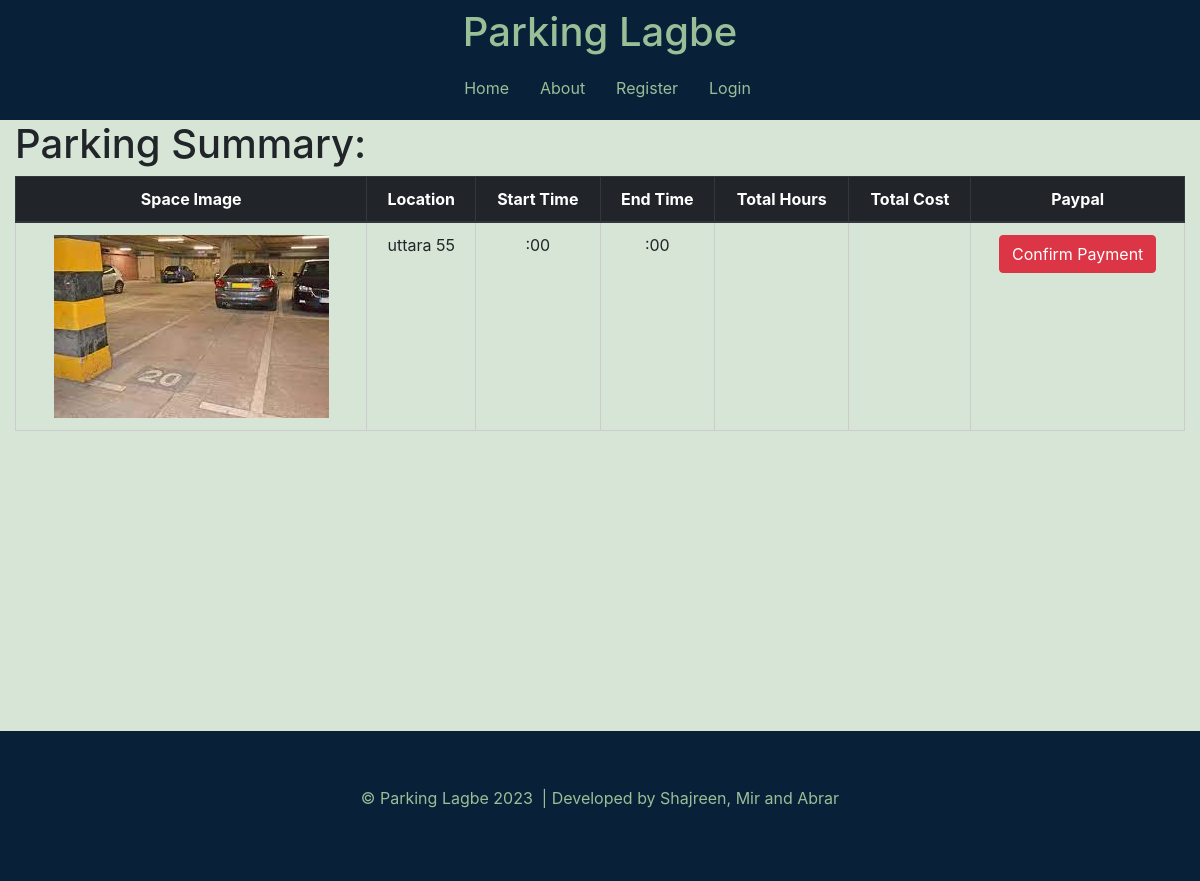
/PHP/payment.php?pid=20, run on the app's committed database.
### tables this page shows
CREATE TABLE `parkingspotdetails` (
  `PID` int(11) NOT NULL,
  `UID` int(11) NOT NULL,
  `Plocation` varchar(30) NOT NULL,
  `Pcoordinate` point NOT NULL,
  `Pphoto` text NOT NULL,
  `Psize` varchar(20) NOT NULL,
  `Costhour` float NOT NULL,
  `Security` varchar(40) NOT NULL,
  `Others` varchar(60) NOT NULL
);

### PHP/payment.php (the view, shortened to what this page needs)
<?php
require_once "connect.php";
?>
<html lang="en">
<head>
  <link rel="stylesheet" type="text/css" href="../css/payment.css" />
  <link rel="stylesheet" href="https://cdn.jsdelivr.net/npm/bootstrap@4.1.3/dist/css/bootstrap.min.css"
 />
</head>
<body>
  <?php
  if(isset($_SESSION["username"]))
  {
    $user= $_SESSION["username"];
    echo '<nav class="navbar navbar-expand-lg navbar-light ">';
    echo '    <a class="navbar-brand" href="home.php">';
    echo '      <h1>Parking Lagbe</h1>';
    echo '    </a>';
    echo '    <button class="navbar-toggler btn-btn-success" type="button" data-toggle="collapse"';
    echo '      data-target="#navbarSupportedContent" aria-controls="navbarSupportedContent" aria-expanded="false"';
    echo '      aria-label="Toggle navigation">';
    echo '      <span class="navbar-toggler-icon"></span>';
    echo '    </button>';
    echo '    <div class="collapse navbar-collapse" id="navbarSupportedContent">';
    echo '      <ul class="navbar-nav">';
    echo '        <li class="nav-item active">';
    echo "          <a class='nav-link' href='userprofile.php'> $user <span class='sr-only'>(current)</span></a>";
    echo '        </li>';
    echo '        <li class="nav-item active">';
    echo '          <a class="nav-link" href="home.php">Home <span class="sr-only">(current)</span></a>';
    echo '        </li>';
    echo '        <li class="nav-item">';
    echo '          <a class="nav-link" href="about.php">About</a>';
    echo '        </li>';
    echo '        <li class="nav-item">';
    echo '          <a class="nav-link" href="logout.php">Logout</a>';
    echo '        </li>';
    echo '      </ul>';
    echo '    </div>';
    echo '  </nav>';
  }
  else{
echo '<nav class="navbar navbar-expand-lg navbar-light ">';
echo '    <a class="navbar-brand" href="home.php">';
echo '      <h1>Parking Lagbe</h1>';
echo '    </a>';
echo '    <div class="collapse navbar-collapse" id="navbarSupportedContent">';
echo '      <ul class="navbar-nav">';
echo '        <li class="nav-item active">';
echo '          <a class="nav-link" href="home.php">Home <span class="sr-only">(current)</span></a>';
echo '        </li>';
echo '        <li class="nav-item">';
echo '          <a class="nav-link" href="about.php">About</a>';
echo '        </li>';
echo '        <li class="nav-item">';
echo '          <a class="nav-link" href="register.php">Register</a>';
echo '        </li>';
echo '        <li class="nav-item">';
echo '          <a class="nav-link" href="login.php">Login</a>';
echo '        </li>';
echo '      </ul>';
echo '    </div>';
echo '  </nav>';
  }
  ?>
  <?php
      $pid=$_GET['pid'];
      $start=$_GET['start'];
      $end=$_GET['end'];
      $totalhrs=$_GET['hour'];
      $totalcost=$_GET['cost'];
      $sql="SELECT * FROM `parkingspotdetails` WHERE PID='$pid'";
      $result=mysqli_query($conn,$sql);
      $row=mysqli_fetch_assoc($result);
      $location=$row['Plocation'];
      $photo=$row['Pphoto'];
    ?>
 <?php
 echo "<form method='post'>";
 echo "<div class=\"container-fluid\">";
 echo "    <div>";
 echo "      <h1>Parking Summary:</h1>";
 echo "    </div>";
 echo "    <div class=\"table-responsive-md\">";
 echo "      <table class=\"table\">";
 echo "        <thead class=\"thead-dark\">";
 echo "          <tr>";
 echo "            <th scope=\"col\">Space Image</th>";
 echo "            <th scope=\"col\">Location</th>";
 echo "            <th scope=\"col\">Start Time</th>";
 echo "            <th scope=\"col\">End Time</th>";
 echo "            <th scope=\"col\">Total Hours</th>";
 echo "            <th scope=\"col\">Total Cost</th>";
 echo "            <th scope=\"col\">Paypal</th>";
 echo "          </tr>";
 echo "        </thead>";
 echo "        <tbody>";
 echo "          <tr>";
 echo "            <th scope=\"row\">  <img src='$photo' alt=\"\"> </th>";
 echo "            <td>$location</td>";
 if($start=="10" || $start=="20"){
  $strim=rtrim($start, '0');
  $strim=$strim.'0';
  }else{
    $strim=rtrim($start, '0');
  }
  if($end=="10" || $end=="20"){
    $etrim=rtrim($end, '0');
    $etrim=$etrim.'0';
  }
  else{
    $etrim=rtrim($end, '0');
  }
 echo "            <td>$strim:00</td>";
 echo "            <td>$etrim:00</td>";
 echo "            <td>$totalhrs</td>";
 echo "            <td>$totalcost</td>";
 echo "            <td><button type=\"submit\" name=\"submit\" class=\"btn btn-danger\">Confirm Payment</button></td>";
 echo "          </tr>";
 echo "        </tbody>";
 echo "      </table>";
 echo "    </div>";
 echo "  </div>";
 echo "</form>";
 ?>
  <footer class="myfoot">
    <p>
      ©&nbsp;Parking Lagbe 2023 &nbsp;| Developed by Shajreen, Mir and Abrar
    </p>
  </footer>
</body>
</html>

### Css/payment.css (style rules this page uses)
body { background-color: rgba(153, 191, 151, 0.4) !important; }
nav { display: block; background-color: #092039 !important; }
.nav-link { color: rgba(153, 191, 151, 1) !important; }
.navbar-brand { color: rgba(153, 191, 151, 1) !important; }
.myfoot { color: rgba(153, 191, 151, 1); margin-top: 300px !important; background-color: #092039; display: flex; justify-content: center; height: 150px; align-items: center; }
@media (min-width: 992px) { nav.navbar.navbar-expand-lg.navbar-light { flex-direction: column; height: 120px; } }
@media (min-width: 992px) { li { padding-left: 15px; } }
@media (min-width: 992px) { .nav-link { color: rgba(153, 191, 151, 1) !important; } }
@media (min-width: 992px) { .navbar-brand { color: rgba(153, 191, 151, 1) !important; margin: 0 !important; padding: 0 !important; } }
@media (min-width: 992px) { .myfoot { color: rgba(153, 191, 151, 1); margin-top: 300px; background-color: #092039; display: flex; justify-content: center; height: 150px; align-items: center; } }
@media (min-width: 992px) { td { padding: 10px; } }
@media (min-width: 992px) { table { width: 100%; border-collapse: collapse; } }
@media (min-width: 992px) { table, th, td { border: 1px solid #ccc; padding: 8px; text-align: center; } }
@media (min-width: 597px) { .myfoot { color: rgba(153, 191, 151, 1); margin-top: 50px; background-color: #092039; display: flex; justify-content: center; height: 150px; align-items: center; } }

### data on the page
parkingspotdetails: Pphoto (picture), Plocation "uttara 55"
